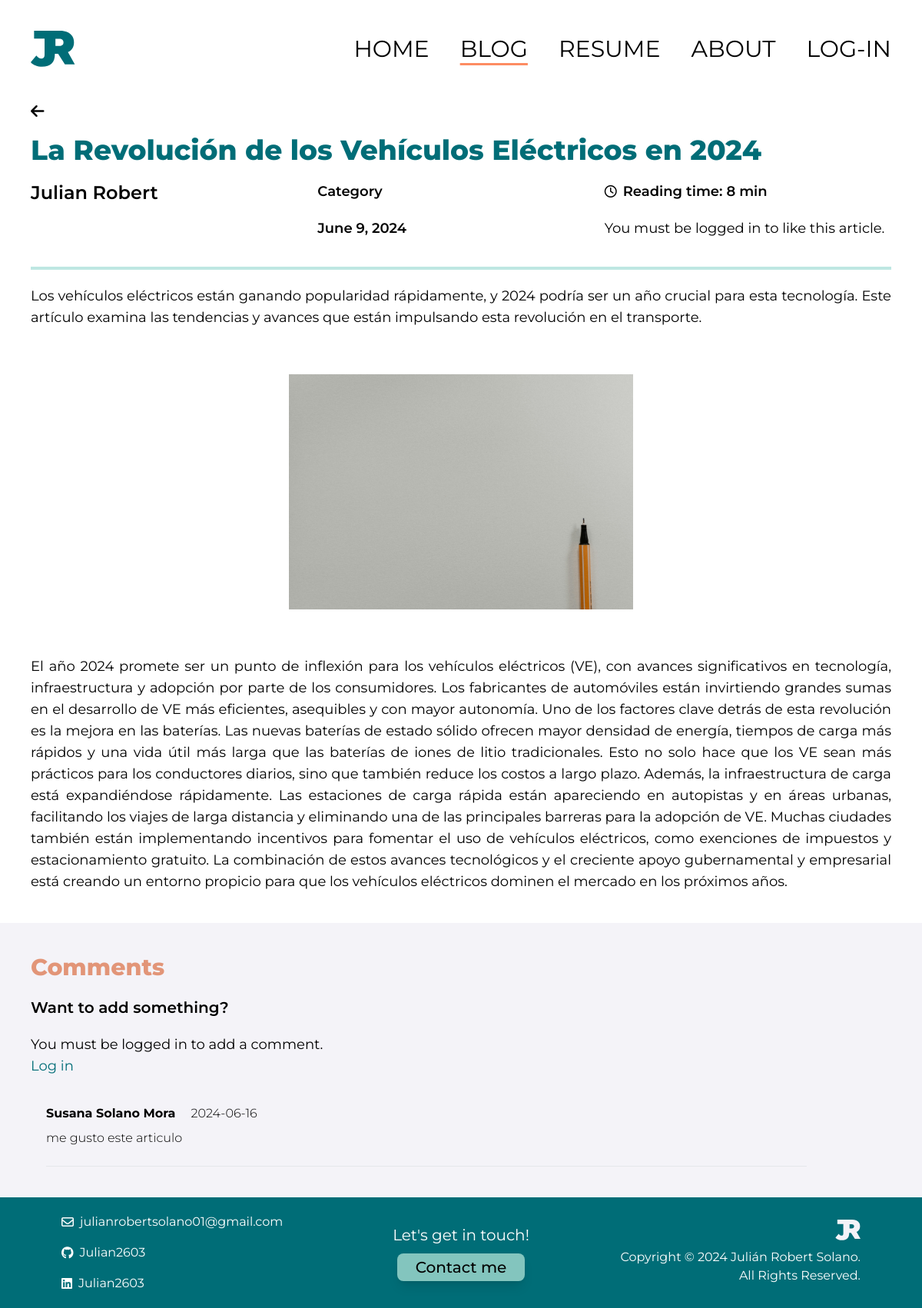
Screenshot of /blog/article/4 with the database file from the repository.
### blog/models.py (models this page shows, shortened)
class Article(models.Model):
  title = models.CharField(max_length=255)
  author = models.ForeignKey(User, on_delete=models.CASCADE)
  category = models.CharField(max_length=255, default="Category")
  date = models.DateField(default=datetime.date.today)
  abstract = models.CharField(max_length=500, default='Abstract of the article')
  reading_time = models.IntegerField(default=5)
  likes = models.IntegerField(default=0)
  body = models.TextField()

class Comment(models.Model):
  name = models.CharField(max_length=255)
  article = models.ForeignKey(Article, on_delete=models.CASCADE)
  comment_date = models.DateField(default=datetime.date.today)
  comment_body = models.TextField()

### blog/views.py (the view)
# urls.py: path('article/<int:pk>', ArticleDetailView.as_view(), name="article"),
class ArticleDetailView(DetailView):
    model = Article
    template_name = 'article.html'
    def get_context_data(self, **kwargs):
        context = super().get_context_data(**kwargs)
        article = self.object  # El artículo actual
        user = self.request.user
        user_is_admin = user.is_authenticated and user.groups.filter(name='admin').exists()
        user_is_moderator = user.is_authenticated and user.groups.filter(name='moderator').exists()
        user_is_subscriber = user.is_authenticated and user.groups.filter(name='subscriber').exists()
        context['comments'] = Comment.objects.filter(article=article).order_by('-comment_date')
        context['form'] = CommentForm()
        context['user_is_admin'] = user_is_admin
        context['user_is_moderator'] = user_is_moderator
        context['user_is_subscriber'] = user_is_subscriber
        return context

### blog/templates/article.html (shortened to what this page needs)
{% load socialaccount %}
{% load static tailwind_tags %}
<html lang="en" class="scroll-smooth">
  <head>
    {% load static %}
    {% tailwind_css %}
</head>
<body>
<div class="pt-10 pb-2 flex justify-between px-10 items-center">
  <div class="flex justify-start">
      <img src="{% static 'imgs/logo.svg' %}" alt="Logo">
  </div>
  <div class="hidden md:flex flex-row justify-center space-x-10">
      <a href="{% url 'home' %}" class="font-sans font-normal text-3xl transition duration-300 hover:text-[#FD8C62]">HOME</a>
      <a href="{% url 'blog' %}" class="font-sans font-normal text-3xl transition duration-300 decoration-[#FD8C62] underline underline-offset-8">BLOG</a>
      <a href="{% url 'resume' %}" class="font-sans font-normal text-3xl transition duration-300 hover:text-[#FD8C62]">RESUME</a>
      <a href="{% url 'about' %}" class="font-sans font-normal text-3xl transition duration-300 hover:text-[#FD8C62]">ABOUT</a>
      {% if user.is_authenticated %}
      <div class="relative">
        <button id="profile-btn" class="flex items-center space-x-2 focus:outline-none">
            <i class="fas fa-user-circle text-3xl"></i>
        </button>
        <div id="profile-menu" class="hidden absolute right-0 mt-2 w-auto bg-white border border-gray-200 rounded-lg shadow-lg">
            <div class="flex flex-col gap-2 py-3 px-4">
                <p class="text-gray-900 font-medium text-xl">{{ user.first_name }} {{ user.last_name }}</p>
                <p class="text-gray-600">
                  {% if user_is_admin %}
                    Admin
                  {% elif user_is_moderator %}
                    Moderator
                  {% elif user_is_subscriber %}
                    Subscriber
                  {% endif %}
                </p>
                <p class="text-gray-500 font-light">{{ user.email }}</p>
            </div>
            {% if user_is_admin %}
              <div class="py-2 border-t border-gray-200 hover:bg-gray-100">
                <a href="{% url 'action_log' %}" class="block px-4 py-2 text-gray-700">Action log</a>
              </div>
            {% endif %}
            <div class="py-2 border-t border-gray-200 hover:bg-gray-100">
                <a href="{% url 'account_logout' %}" class="block px-4 py-2 text-gray-700">Log out</a>
            </div>
        </div>
      </div>
      {% else %}
      <a href="{% provider_login_url 'google' %}?next=/" class="font-sans font-normal text-3xl transition duration-300 hover:text-[#FD8C62]">LOG-IN</a>
      {% endif %}
  </div>
</div>
  <section id="article">
    <div class="p-10 flex flex-col gap-5">
      <div class="flex justify-start align-center text-xl">
        <a href="{% url 'blog' %}"><i class="fa-solid fa-arrow-left"></i></a>
      </div>
      <h1 class="font-sans font-extrabold text-4xl text-[#006D77]">{{ article.title }}</h1>
      <div class="grid grid-cols-3">
        <div class="">
          <h2 class="font-sans font-semibold text-2xl text-black">{{ article.author.first_name }} {{ article.author.last_name }}</h2>
        </div>
        <div class="flex flex-col gap-5">
          <h2 class="font-sans font-semibold text-lg text-black"> {{ article.category }} </h2>
          <h2 class="font-sans font-semibold text-lg text-black"> {{ article.date }} </h2>
        </div>
        <div class="flex flex-col gap-5">
          <div class="flex flex-row gap-2 justify-start align-center items-center">
            <i class="fa-regular fa-clock"></i>
            <h2 class="font-sans font-semibold text-lg text-black"> Reading time: {{ article.reading_time }} min</h2>
          </div>
          {% if user.is_authenticated %}
            <button id="like-button" class="flex flex-row gap-2 justify-start align-center items-center focus:outline-none" data-article-id="{{ article.id }}">
              <i id="like-icon" class="fa-regular fa-heart"></i>
              <h2 id="like-count" class="font-sans font-normal text-lg text-black">{{ article.likes }} likes</h2>
            </button>
          {% else %}
            <p class="font-sans font-normal text-lg text-black">You must be logged in to like this article.</p>
          {% endif %}
        </div>
      </div>
      <hr class="flex justify-center align-center items-center border-2 roundes-full border-[#BEE7E2] w-full mt-4">
      <div class="flex flex-col text-justify">
        <p class="font-sans font-regular text-lg text-black"> {{ article.abstract }} </p>
      </div>
      <div class="flex justify-center my-10">
        <img class="flex items-center w-2/5" src="{% static 'imgs/placeholder.jpg' %}" alt="">
      </div>
      <div class="text-justify">
        <p class="font-sans font-regular text-lg text-black"> {{ article.body }}</p>
      </div>
    </div>
  </section>
 <section id="comments">
  <div class="flex flex-col gap-5 p-10 bg-[F4F3F8]">
    <h2 class="font-sans font-extrabold text-3xl text-[#E29578]">Comments</h2>
    <div class="flex flex-col justify-start items-start gap-5">
      <h2 class="font-sans font-semibold text-xl text-black">Want to add something?</h2>
      <div class="w-11/12 mb-4">
        {% if user.is_authenticated %}
          <form id="commentForm" method="POST" action="{% url 'add-comment' %}">
            {% csrf_token %}
            <div class="grid xl:grid-cols-4 xl:gap-6">
              <div class="col-span-2 relative z-0 mb-6 w-full group ">
                <input type="text" name="comment_body" id="floating_comment" class="block py-2.5 px-0 w-full text-sm text-black bg-transparent border-0 border-b-2 border-gray-500 appearance-none focus:outline-none focus:ring-0 focus:border-[#006D77] peer" placeholder=" " required />
                <label for="floating_comment" class="absolute text-sm text-gray-500 duration-300 transform -translate-y-6 scale-75 top-3 -z-10 origin-[0] peer-focus:left-0 peer-focus:text-[#006D77] peer-placeholder-shown:scale-100 peer-placeholder-shown:translate-y-0 peer-focus:scale-75 peer-focus:-translate-y-6">Write a comment</label>
              </div>
              <div class="">
                <button type="submit" class="text-white bg-[#006D77] transition duration-300 shadow-lg hover:bg-[#83C5BE]/70 hover:text-gray-700 focus:ring-4 focus:ring-blue-300 font-medium rounded-lg text-base w-full sm:w-auto px-5 py-2.5 text-center">Add comment</button>
              </div>
            </div>
            <input type="hidden" name="article_id" value="{{ article.id }}">
          </form>
        {% else %}
          <p class="font-sans font-normal text-lg text-black">You must be logged in to add a comment.</p>
          <a href="{% url 'login' %}" class="font-sans font-normal text-lg text-[#006D77] hover:underline">Log in</a>
        {% endif %}
      </div>
    </div>
    {% for comment in comments %}
    <div class="flex items-start flex-col gap-2 px-5" id="comment-{{ comment.id }}">
      <div class="flex justify-center align-center items-center flex-row gap-5">
        <p class="font-sans font-bold text-base text-black">{{ comment.name }}</p>
        <p class="font-sans font-light text-base text-black">{{ comment.comment_date|date:"Y-m-d" }}</p>
      </div>
      <div class="flex justify-center align-center items-center flex-row gap-5">
        <p class="font-sans font-light text-base text-black">{{ comment.comment_body }}</p>
      </div>
      <hr class="border-gray-200 w-11/12 mt-4">
    </div>
    {% endfor %}
  </div>
</section>
   <div class="p-5 px-20 bg-[#006D77] grid grid-cols-1 md:grid-cols-3 gap-7 shrink-0">
    <div class="flex flex-col items-center md:items-start gap-4">
        <div class="flex items-center space-x-2">
            <i class="fa-regular fa-envelope text-white"></i>
            <a class="font-sans font-normal text-s text-white" href="mailto:julian.robertsolano@ucr.ac.cr">julianrobertsolano01@gmail.com</a>
        </div>
        <div class="flex items-center space-x-2">
            <i class="fa-brands fa-github text-white"></i>
            <a class="font-sans font-normal text-s text-white" href="https://github.com/">Julian2603</a>
        </div>
        <div class="flex items-center space-x-2">
            <i class="fa-brands fa-linkedin text-white"></i>
            <a class="font-sans font-normal text-s text-white" href="https://www.linkedin.com/">Julian2603</a>
        </div>
    </div>
    <div class="flex flex-col items-center justify-center gap-2.5">
        <p class="font-sans font-normal text-xl text-white text-center">Let's get in touch!</p>
        <a href="{% url 'contact' %}" class="bg-[#83C5BE] transition duration-300 hover:bg-[#83C5BE]/70 p-1 px-6 rounded-lg font-sans font-medium text-xl text-black shadow-lg">Contact me</a>
    </div>
    <div class="flex flex-col items-center md:items-end gap-1.5">
        <div class="flex justify-center md:justify-end">
            <img class="h-10" src="{% static 'imgs/logo-white.svg' %}">
        </div>
        <div class="text-center md:text-right">
            <p class="font-sans font-normal text-s text-white">Copyright &#169; 2024 Julián Robert Solano. All Rights Reserved.</p>
        </div>
    </div>
</div>
</body>
</html>

### rows the page displays
Article: title "La Revolución de los Vehículos Eléctricos en 2024", author.first_name "Julian", author.last_name "Robert", category "Category", date "June 9, 2024", reading_time "8", abstract "Los vehículos eléctricos están ganando popularidad rápidamente, y 2024 podría ser un año crucial para esta tecnología. Este artículo examina las tendencias y avances que están impulsando esta revolución en el transporte.", body "El año 2024 promete ser un punto de inflexión para los vehículos eléctricos (VE), con avances significativos en tecnología, infraestructura y adopción por parte de los consumidores. Los fabricantes de automóviles están invirtiendo grandes sumas en el desarrollo de VE más eficientes, asequibles y con mayor autonomía. Uno de los factores clave detrás de esta revolución es la mejora en las baterías. Las nuevas baterías de estado sólido ofrecen mayor densidad de energía, tiempos de carga más rápidos y una vida útil más larga que las baterías de iones de litio tradicionales. Esto no solo hace que los VE sean más prácticos para los conductores diarios, sino que también reduce los costos a largo…"
Comment: name "Susana Solano Mora", comment_date "2024-06-16", comment_body "me gusto este articulo"
